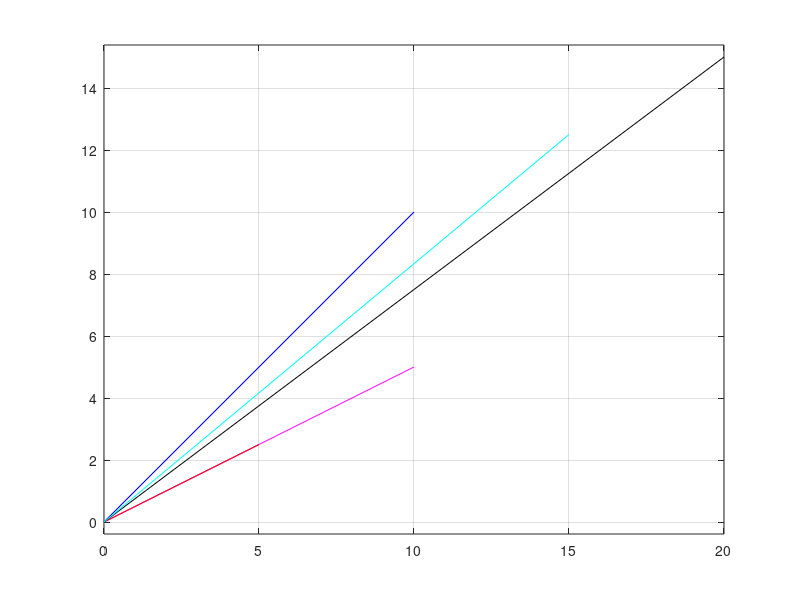

This figure's MATLAB source:
clear 
close all
x = 0;
y = 0;
u1 = 10;
v1 = 5;
u2 = 10;
v2 = 10;
s = 0.5;
figure(1)
plot([x,u1],[y,v1],'m')
hold on
plot(s*[x,u1],s*[y,v1],'r')
hold on
plot([x,u2],[y,v2],'b-')
hold on
plot([x,u1+u2],[y,v1+v2],'k-')
hold on
plot([x,s*u1+u2],[y,s*v1+v2],'c-')
axis equal

grid on 
